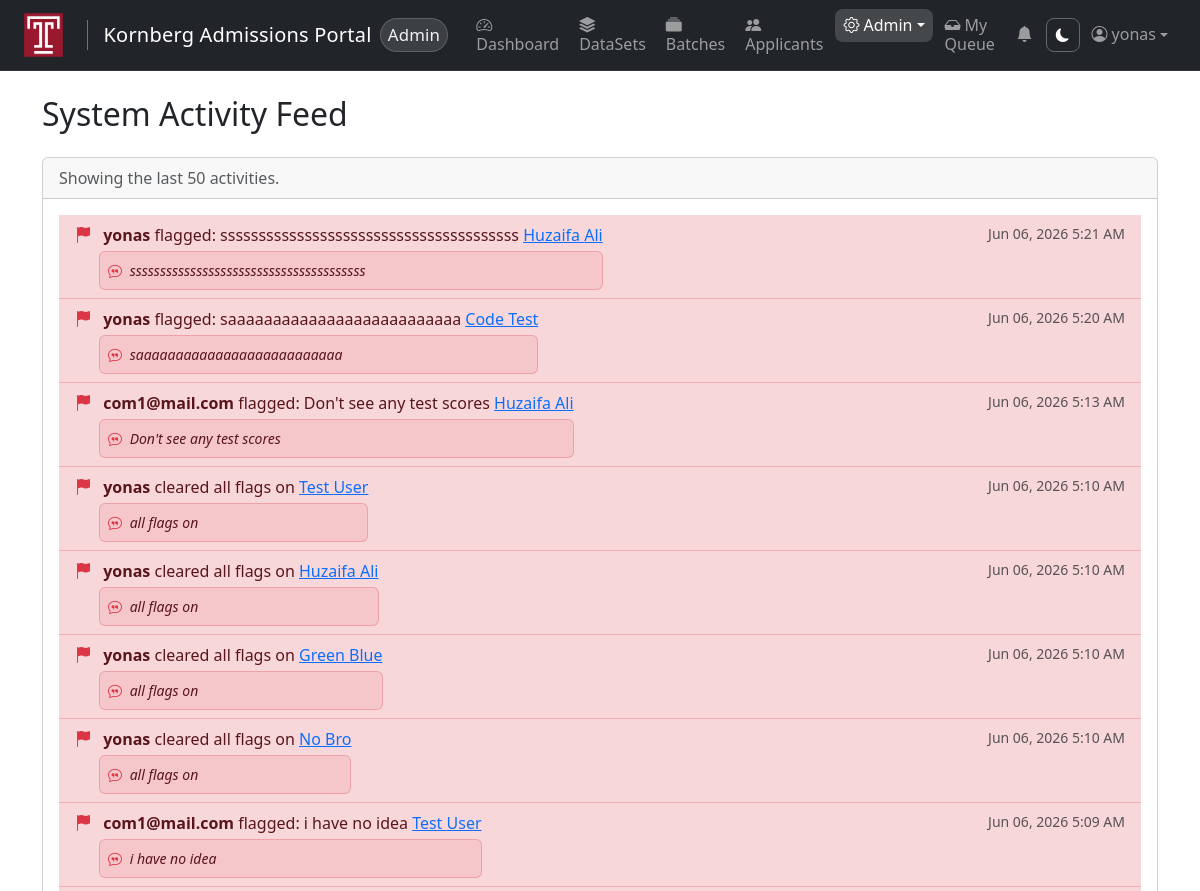
The page /activity-feed/ (signed in, upper part) on the database as committed earlier.
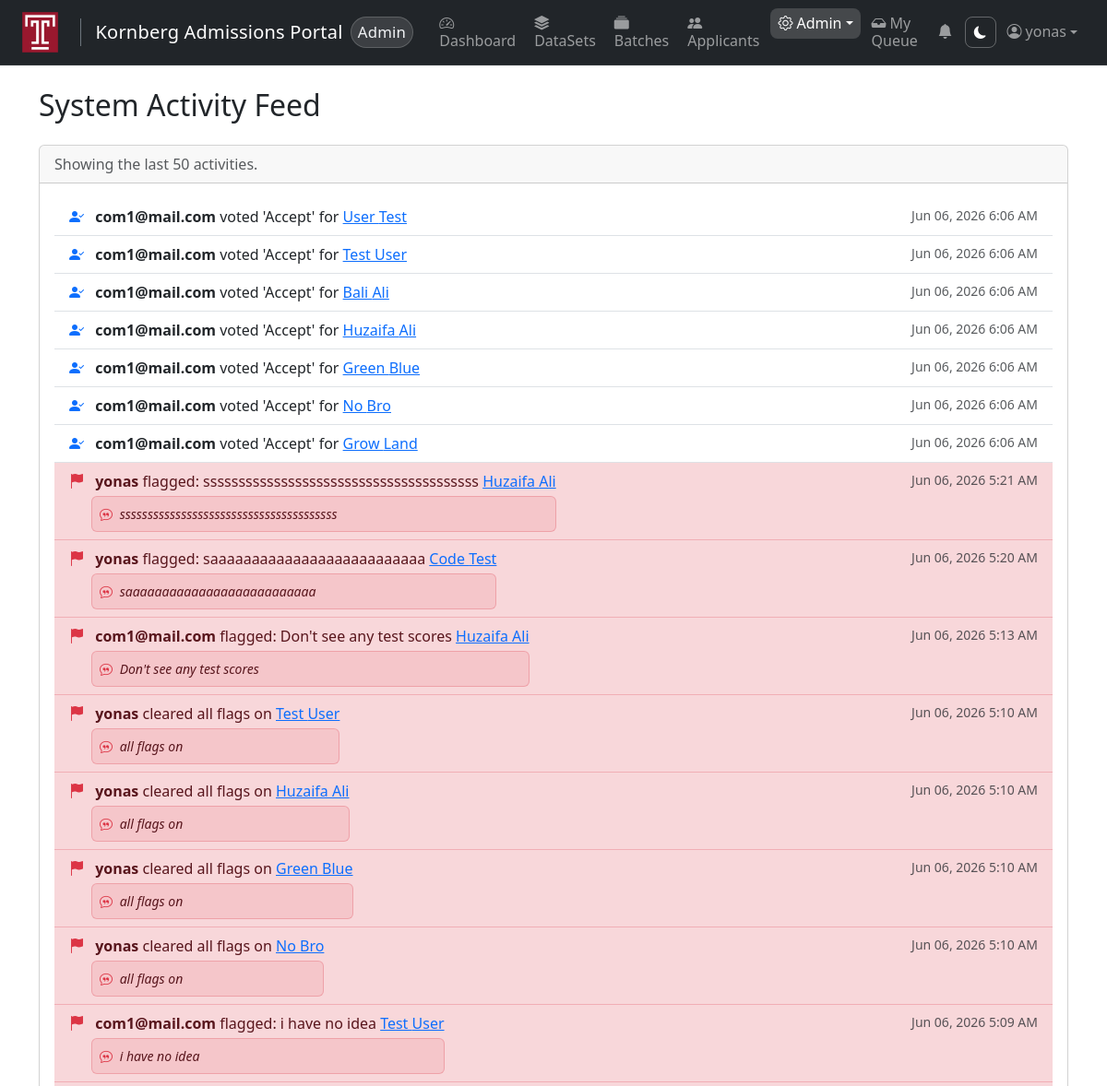
The same page on the database as committed later.
### applicants/models.py (models this page shows, shortened)
class Activity(models.Model):
    VOTE_CAST = 'vote_cast'
    COMMENT_ADDED = 'comment_added'
    FLAG_ADDED = 'flag_added'
    DECISION_MADE = 'decision_made'
    ACTION_CHOICES = [
        (VOTE_CAST, 'Vote Cast'),
        (COMMENT_ADDED, 'Comment Added'),
        (FLAG_ADDED, 'Flag Added'),
        (DECISION_MADE, 'Decision Made'),
    ]
    actor = models.ForeignKey(settings.AUTH_USER_MODEL, on_delete=models.SET_NULL, null=True)
    action_type = models.CharField(max_length=50, choices=ACTION_CHOICES)
    details = models.TextField()
    target_applicant = models.ForeignKey(Applicant, on_delete=models.CASCADE, null=True)
    created_at = models.DateTimeField(auto_now_add=True)
    class Meta:
        ordering = ['-created_at']
        verbose_name_plural = "Activities"

class Applicant(models.Model):
    class Status(models.TextChoices):
        INTERVIEW = 'INTERVIEW', 'Interview'
        INTERVIEW_COMPLETE = 'INTERVIEW_COMPLETE', 'Interview Complete'
        ACCEPTED = 'ACCEPTED', 'Accepted'
        ACCEPTED_MAILED = 'ACCEPTED_MAILED', 'Accepted – Mailed'
        ACCEPTED_NOT_MAILED = 'ACCEPTED_NOT_MAILED', 'Accepted – Not Mailed'
        WAITLISTED = 'WAITLISTED', 'Waitlisted'
        REJECTED = 'REJECTED', 'Rejected'
        DECLINED = 'DECLINED', 'Candidate Declined'
    first_name = models.CharField(max_length=100)
    last_name = models.CharField(max_length=100)
    email = models.EmailField(blank=True, null=True)
    age = models.PositiveIntegerField()
    gender = models.CharField(max_length=50)
    round = models.ForeignKey("Batch", on_delete=models.SET_NULL, null=True, blank=True)
    dataset = models.ForeignKey("DataSet", on_delete=models.SET_NULL, null=True, blank=True, related_name="applicants")
    description = models.TextField(blank=True, max_length=100000)
    street = models.TextField(blank=True, max_length=100000)
    created_at = models.DateTimeField(auto_now_add=True)
    profile_picture = models.ImageField(upload_to='applicant_profiles/', blank=True, null=True)
    external_id = models.CharField(max_length=100, blank=True, null=True)
    source_folder = models.CharField(max_length=255, blank=True, default='', help_text='Top-level folder name from bulk upload')
    flagged_by = models.ManyToManyField(User, blank=True, related_name='flagged_applicants')
    total_ai = models.DecimalField(max_digits=6, decimal_places=2, blank=True, null=True, verbose_name='Total AI')
    total_nc = models.DecimalField(max_digits=6, decimal_places=2, blank=True, null=True, verbose_name='Total NC')
    first_gen = models.BooleanField(default=False, verbose_name='First Generation')
    re_applicant = models.BooleanField(default=False, verbose_name='Re-Applicant')
    pb_to_dmd = models.BooleanField(default=False, verbose_name='PB to DMD')
    z_score = models.DecimalField(max_digits=6, decimal_places=2, blank=True, null=True, verbose_name='Z-Score')
    former_post_bacc = models.BooleanField(default=False, verbose_name='Former Post Bacc')
    three_plus_four = models.BooleanField(default=False, verbose_name='3+4')
    candidate_info_imported = models.BooleanField(default=False, help_text='Whether candidate info was imported from Excel')
    status = models.CharField(
        max_length=50,
        choices=Status.choices,
        default=Status.INTERVIEW,
        db_index=True
    )
    assigned_reviewers = models.ManyToManyField(
        settings.AUTH_USER_MODEL,
        related_name="assigned_applicants",
        blank=True,
        limit_choices_to={'profile__role': Profile.Role.COMMITTEE_MEMBER}
    )

### applicants/views.py (the view)
# urls.py: path("activity-feed/", views.activity_feed, name="activity_feed"),
@login_required
@admin_required
def activity_feed(request):
    activities = Activity.objects.filter(
        action_type__in=[
            Activity.VOTE_CAST,
            Activity.COMMENT_ADDED,
            Activity.DECISION_MADE,
            Activity.FLAG_ADDED,
        ]
    ).select_related('actor', 'target_applicant').order_by('-created_at')[:50]
    context = {
        'activities': activities
    }
    return render(request, "activity_feed.html", context)

### applicants/context_processors.py (called while the page is built)
def unread_notification_count(request):
    if request.user.is_authenticated:
        from django.db.models import Case, When, Value, IntegerField
        recent_notifications = (
            request.user.notifications
            .annotate(
                has_deadline=Case(
                    When(deadline__isnull=False, then=Value(0)),
                    default=Value(1),
                    output_field=IntegerField(),
                )
            )
            .order_by('has_deadline', 'deadline', '-created_at')[:8]
        )
        return {
            'unread_notification_count': request.user.notifications.filter(is_read=False).count(),
            'recent_notifications': recent_notifications,
        }
    return {'unread_notification_count': 0, 'recent_notifications': []}

### applicants/templates/activity_feed.html
{% extends "base.html" %}
{% block content %}
<h2 class="mb-4">System Activity Feed</h2>
<div class="card">
    <div class="card-header">
        <p class="mb-0 text-muted">Showing the last 50 activities.</p>
    </div>
    <div class="card-body">
        <ul class="list-group list-group-flush">
            {% for activity in activities %}
            <li class="list-group-item {% if activity.action_type == 'flag_added' %}list-group-item-danger{% endif %}">
                <div class="d-flex w-100 justify-content-between align-items-start">
                    <div>
                        {% if activity.action_type == 'vote_cast' %}
                            <i class="bi bi-person-check-fill me-2 text-primary"></i>
                        {% elif activity.action_type == 'comment_added' %}
                            <i class="bi bi-chat-dots-fill me-2 text-info"></i>
                        {% elif activity.action_type == 'decision_made' %}
                            <i class="bi bi-check2-square me-2 text-success"></i>
                        {% elif activity.action_type == 'flag_added' %}
                            <i class="bi bi-flag-fill me-2 text-danger"></i>
                        {% endif %}
                        <strong>{{ activity.actor.get_full_name|default:activity.actor.username }}</strong>
                        {{ activity.details }}
                        <a href="{% url 'applicant_detail' activity.target_applicant.pk %}">
                            {{ activity.target_applicant.first_name }} {{ activity.target_applicant.last_name }}
                        </a>
                        {% if activity.action_type == 'flag_added' %}
                        <div class="mt-1 ms-4 p-2 bg-danger bg-opacity-10 border border-danger border-opacity-25 rounded small">
                            <i class="bi bi-chat-quote me-1 text-danger"></i>
                            <em>{{ activity.details|slice:"8:" }}</em>
                        </div>
                        {% endif %}
                    </div>
                    <small class="text-muted text-nowrap ms-3">{{ activity.created_at|date:"M d, Y g:i A" }}</small>
                </div>
            </li>
            {% empty %}
            <li class="list-group-item text-muted">No system activity has been recorded yet.</li>
            {% endfor %}
        </ul>
    </div>
</div>
{% endblock %}

Rows that differ between the two databases and show on the page:
added Activity: action_type "vote_cast" (drawn), actor.get_full_name "com1@mail.com", details "voted 'Accept' for", target_applicant.first_name "User", target_applicant.last_name "Test", created_at "Jun 06, 2026 6:06 AM"
added Activity: action_type "vote_cast" (drawn), actor.get_full_name "com1@mail.com", details "voted 'Accept' for", target_applicant.first_name "Test", target_applicant.last_name "User", created_at "Jun 06, 2026 6:06 AM"
added Activity: action_type "vote_cast" (drawn), actor.get_full_name "com1@mail.com", details "voted 'Accept' for", target_applicant.first_name "Bali", target_applicant.last_name "Ali", created_at "Jun 06, 2026 6:06 AM"
added Activity: action_type "vote_cast" (drawn), actor.get_full_name "com1@mail.com", details "voted 'Accept' for", target_applicant.first_name "Huzaifa", target_applicant.last_name "Ali", created_at "Jun 06, 2026 6:06 AM"
added Activity: action_type "vote_cast" (drawn), actor.get_full_name "com1@mail.com", details "voted 'Accept' for", target_applicant.first_name "Green", target_applicant.last_name "Blue", created_at "Jun 06, 2026 6:06 AM"
added Activity: action_type "vote_cast" (drawn), actor.get_full_name "com1@mail.com", details "voted 'Accept' for", target_applicant.first_name "No", target_applicant.last_name "Bro", created_at "Jun 06, 2026 6:06 AM"
added Activity: action_type "vote_cast" (drawn), actor.get_full_name "com1@mail.com", details "voted 'Accept' for", target_applicant.first_name "Grow", target_applicant.last_name "Land", created_at "Jun 06, 2026 6:06 AM"
